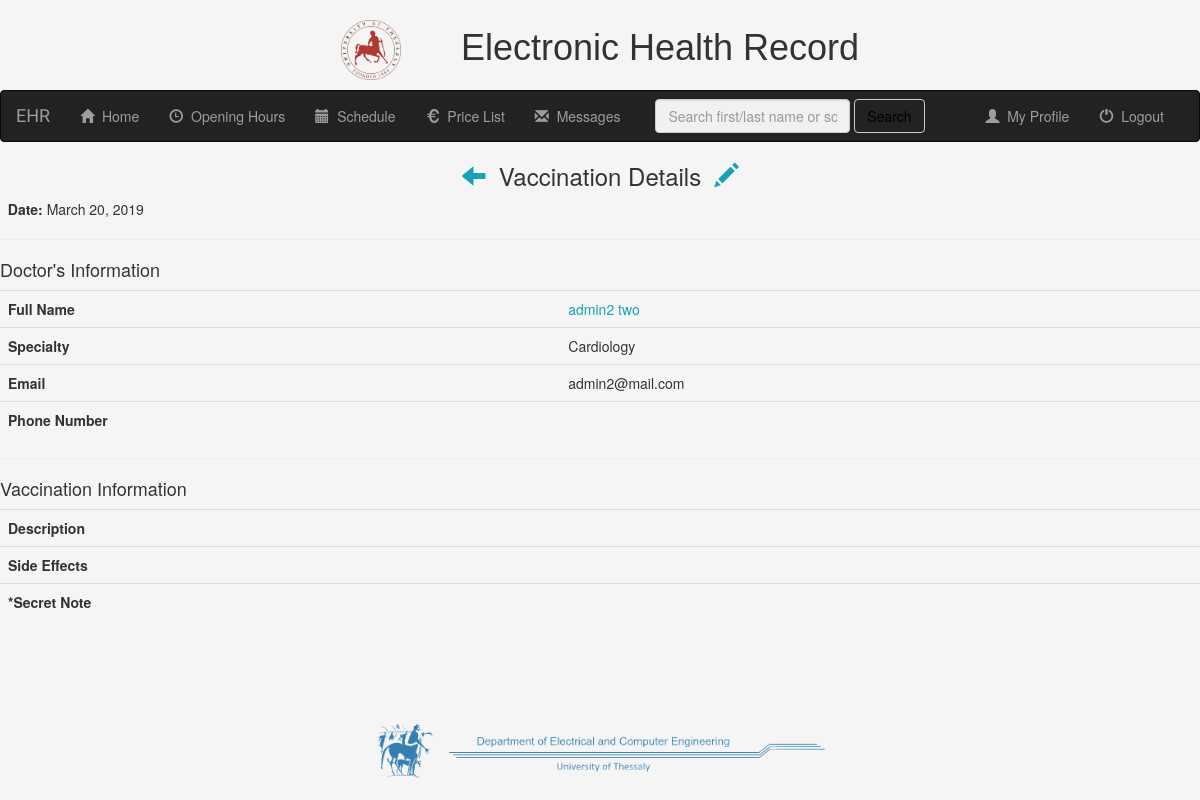
Before: /mr/patient_details/vaccination_detail/2/ (signed in) with the older database file.
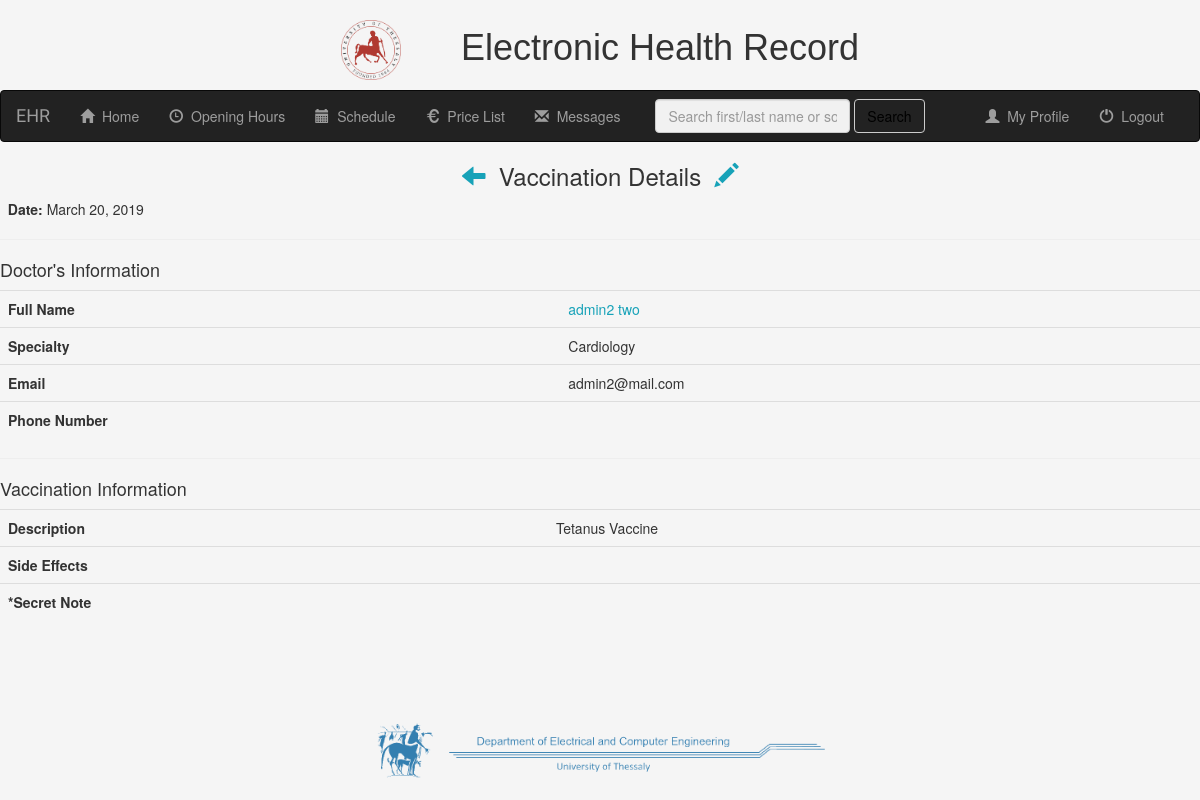
After: the same page with the newer database file.
### mr/models.py (models this page shows, shortened)
class Vaccination(models.Model):
    patient = models.ForeignKey(PatientProfile, on_delete=models.CASCADE)
    doctor = models.ForeignKey(UserProfile, on_delete=models.CASCADE)
    date = models.DateField(null=False, default=date.today)
    description = models.CharField(max_length=500, blank=True)
    side_effects = models.CharField(max_length=1000, blank=True)
    secret_note = models.CharField(max_length=1000, blank=True)

class UserProfile(models.Model):
    user = models.OneToOneField(User, on_delete=models.CASCADE)
    specialties_list = (
        ('Accident_and_Emergency_Medicine', 'Accident and Emergency Medicine'),
        ('Allergiology', 'Allergiology'),
        ('Anesthetics', 'Anesthetics'),
        ('Cardiology', 'Cardiology'),
        ('Child_Psychiatry', 'Child Psychiatry'),
        ('Clinical_Biology', 'Clinical Biology'),
        ('Clinical_Chemistry', 'Clinical Chemistry'),
        ('Clinical_Neurophysiology', 'Clinical Neurophysiology'),
        ('Dental_Oral_Maxillo-facial_surgery', 'Dental, Oral and Maxillo-facial Surgery'),
        ('Dermato-Venereology', 'Dermato-Venereology'),
        ('Dermatology', 'Dermatology'),
        ('Endocrinology', 'Endocrinology'),
        ('Family_and_general_Medicine', 'Family and General Medicine'),
        ('Fictional_Medical_Specialist', 'Fictional Medical Specialist'),
        ('Gastro-enterologic_Surgery', 'Gastro-enterologic Surgery'),
        ('Gastroenterology', 'Gastroenterology'),
        ('General_Hematology', 'General Hematology'),
        ('General_Practice', 'General Practice'),
        ('General_Surgery', 'General Surgery'),
        ('Geriatrics', 'Geriatrics'),
        ('Immunology', 'Immunology'),
        ('Infectious_Diseases', 'Infectious Diseases'),
        ('Internal_Medicine', 'Internal Medicine'),
        ('Laboratory_Medicine', 'Laboratory Medicine'),
        ('Maxillo-facial_Surgery', 'Maxillo-facial Surgery'),
        ('Microbiology', 'Microbiology'),
        ('Nephrology', 'Nephrology'),
        ('Neuro-psychiatry', 'Neuro-psyciatry'),
        ('Neurosurgery', 'Neurosurgery'),
        ('Nuclear_Medicine', 'Nuclear Medicine'),
        ('Obstetrics_and_Gynecology', 'Obstetrics and Gynecology'),
        ('Occupational_Medicine', 'Occupational Medicine'),
        ('Opthalmology', 'Ophtalmology'),
        ('Orthopaedics', 'Orthopaedics'),
        ('Otorhinolaryngology', 'Otorhinolaryngology'),
        ('Paediatrics', 'Paediatrics'),
        ('Paediatrics_Surgery', 'Paediatrics Surgery'),
        ('Pathology', 'Pathology'),
        ('Physical_Medicine_and_Rehabilitation', 'Physical Medicine and Rehabilitation'),
        ('Plastic_Surgery', 'Plastic Surgery'),
        ('Pneumology', 'Pneumology'),
        ('Podiatric_Surgery', 'Podiatric Surgery'),
        ('Psychiatry', 'Psychiatry'),
        ('Public_health_and_Preventive_Medicine', 'Public Health and Preventive Medicine'),
        ('Radiation_Oncology', 'Radiation Oncology'),
        ('Respiratory_Medicine', 'Respiratory Medicine'),
        ('Rheumatogoly', 'Rheumatology'),
        ('Stomatology', 'Stomatology'),
        ('Thoragic_Surgery', 'Thoragic Surgery'),
        ('Tropical_Medicine', 'Tropical Medicine'),
        ('Urology', 'Urology'),
        ('Vascular_Surgery', 'Vascular Surgery'),
        ('Venereology', 'Venereology')
    )
    specialty = models.CharField(max_length=100, choices=specialties_list, default='General_Practice')
    city = models.CharField(max_length=50, blank=True)
    address = models.CharField(max_length=50, blank=True)
    phone = models.CharField(max_length=12, blank=True)

### mr/views.py (the view)
# urls.py: path('patient_details/vaccination_detail/<int:pk>/', views.vaccination_detail.as_view(), name='vaccination_detail'),
class vaccination_detail(generic.DetailView):
    model = Vaccination
    template = 'mr/vaccination_detail.html'
    def get_context_data(self, **kwargs):
        context = super(vaccination_detail, self).get_context_data(**kwargs)
        context['received_messages'] = Message.objects.filter(receiver=self.request.user, was_read=False)
        return context

### mr/templates/mr/vaccination_detail.html
{% extends 'mr/base.html' %}
{% block body_block %}
<h3 align="center"><a href="{% url 'mr:patient_details' vaccination.patient.id %}"><span class="glyphicon glyphicon-arrow-left"></span></a>&nbsp; Vaccination Details &nbsp;<a href="{% url 'mr:update_vaccination' vaccination.id %}"><span class="glyphicon glyphicon-pencil"></span></a></h3>
<strong>&nbsp; Date:</strong> {{ vaccination.date }}
<hr>
<h4>Doctor's Information</h4>
    <table class="table">
        <tr>
            <th>Full Name</th>
            <td><a href="{% url 'mr:doctor_detail' vaccination.doctor.id %}">{{ vaccination.doctor.user.get_full_name }}</a></td>
        </tr>
        <tr>
            <th>Specialty</th>
            <td>{{ vaccination.doctor.get_specialty_display }}</td>
        </tr>
        <tr>
            <th>Email</th>
            <td>{{ vaccination.doctor.user.email }}</td>
        </tr>
        <tr>
            <th>Phone Number</th>
            <td>{{ vaccination.doctor.phone }}</td>
        </tr>
    </table>
    <hr>
    <h4>Vaccination Information</h4>
    <table class="table">
        <tr>
            <th>Description</th>
            <td>{{ vaccination.description }}</td>
        </tr>
        <tr>
            <th>Side Effects</th>
            <td>{{ vaccination.side_effects }}</td>
        </tr>
        <tr>
            <th>*Secret Note</th>
            <td>{{ vaccination.secret_note }}</td>
        </tr>
    </table>
{% endblock %}

Changed rows visible on the page:
changed Vaccination "admin2 two": description (not shown) → "Tetanus Vaccine"
